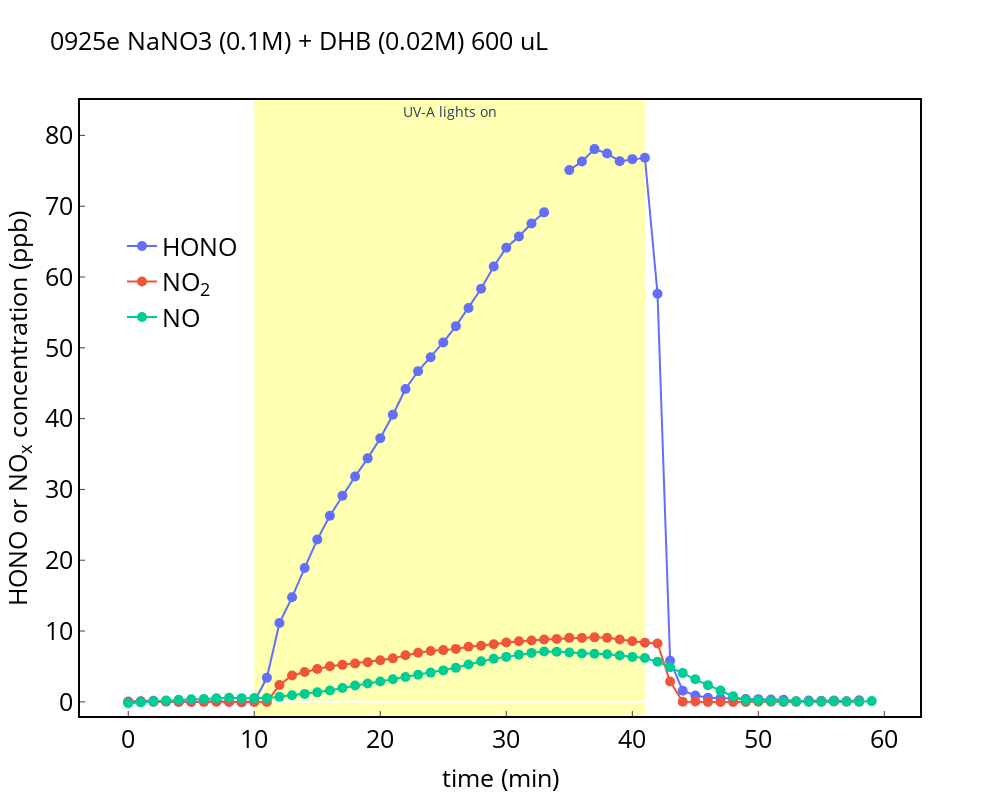

The code cell stored with this chart in its notebook:
### Code cell
df=pd.merge(pd.merge(pd.merge(df_hono_icad,df_no2_icad,on='date_time'),df_nox_t200,on='date_time'),df_rh,on='date_time')
# df=pd.merge(pd.merge(df_hono_icad,df_no2_icad,on='date_time'),df_nox_t200,on='date_time')
# df=pd.merge(df_hono_icad,df_no2_icad,on='date_time')

# correct HONO background
print(df[df['date_time'] == '2023-09-25 16:53:00'])

# df.hono=df.hono-df.hono[46:76].mean()
time_start=506-10
df=df[time_start:time_start+60]
# df=df[time_start:time_start+39]

x_minutes=(df['date_time'] - df['date_time'][time_start]).dt.total_seconds().div(60).astype(int)
df['x_minutes']=x_minutes

x= df.x_minutes
# x= df.date_time

fig_1= go.Figure()
fig_1.add_trace(go.Scatter(x=x,y=df.hono,yaxis = "y1",mode='markers+lines',marker_size=10,line_width=2,name="HONO"))
fig_1.add_trace(go.Scatter(x= x,y=df.no2,yaxis = "y1",mode='markers+lines',marker_size=10,line_width=2,name="NO<sub>2</sub>"))
fig_1.add_trace(go.Scatter(x= x,y=df.no,yaxis = "y1",mode='markers+lines',marker_size=10,line_width=2,name="NO"))

# fig_1.add_trace(go.Scatter(x= df.date_time,y=df.no,yaxis = "y1",mode='markers+lines',marker_size=10,line_width=2,name="NO"))
# fig_1.add_trace(go.Scatter(x= df.date_time,y=df.no+df.no2+df.hono,yaxis = "y1",mode='markers+lines',marker_size=10,line_width=2,name="no"))
fig_1.update_layout(title='0925e NaNO3 (0.1M) + DHB (0.02M) 600 uL ',titlefont=dict(color="black",size=25))
# fig_1.update_layout( bargap=0)
fig_1.update_layout(
  plot_bgcolor = 'white',paper_bgcolor = 'white',autosize=False,width=1000, height=800,
    xaxis=dict( title="time (min)",titlefont=dict(color="black",size=25),showline=True, mirror= True,tickfont=dict(color='black',size=25 ),linecolor="black", linewidth=2,ticks='inside'),
    yaxis=dict( title='HONO or NO<sub>x</sub> concentration (ppb)', 
               range=[-2,85],
               titlefont=dict(color="black",size=25),mirror= True,tickfont=dict(color='black',size=25 ),linecolor="black", linewidth=2,ticks='inside'),
    yaxis2=dict(title='',titlefont=dict(color="black",size=25),tickfont=dict(color="black" ,size=25),ticks='inside',anchor="free",overlaying="y", side="right", position=1, linecolor="black", linewidth=2,showticklabels = True) )
fig_1.update_layout(legend=dict(yanchor="top",y=0.8 ,xanchor="left",x=0.05,  font=dict( size=25,color="black")))
fig_1.update_layout(xaxis=dict(showgrid=False),
              yaxis=dict(showgrid=False)
)

fig_1.add_vrect(x0=10, x1=41,annotation_text="UV-A lights on", annotation_position="top",annotation_font_size=14,fillcolor="yellow", opacity=0.3,layer="below", line_width=0)
# fig_1.add_vrect(x0=30, x1=36,annotation_text="UV-A lights off", annotation_position="top",annotation_font_size=14,fillcolor="grey", opacity=0.3,layer="below", line_width=0)
# fig_1.add_vrect(x0=36 , x1=36+10,annotation_text="bypass", annotation_position="top",annotation_font_size=14,fillcolor="white", opacity=0.3,layer="below", line_width=0)

config = {'displayModeBar': True}
fig_1.show(config=config)
# fig_1.to_image('3.jpeg')

### Figure 1 — Plotly figure (JSON) as saved in the notebook; plotly's stock layout.template omitted (floating-point values rounded to 4 significant figures)
{"data": [{"line": {"width": 2}, "marker": {"size": 10}, "mode": "markers+lines", "name": "HONO", "type": "scatter", "x": [0, 1, 2, 3, 4, 5, 6, 7, 8, 9, 10, 11, 12, 13, 14, 15, 16, 17, 18, 19, 20, 21, 22, 23, 24, 25, 26, 27, 28, 29, 30, 31, 32, 33, 34, 35, 36, 37, 38, 39, 40, 41, 42, 43, 44, 45, 46, 47, 48, 49, 50, 51, 52, 53, 54, 55, 56, 57, 58, 59], "y": [0.03933, 0.07983, 0.1448, 0.0675, -0.0095, -0.01433, 0.05917, 0.079, -0.03467, -0.07367, 0.005167, 3.394, 11.12, 14.76, 18.91, 22.92, 26.29, 29.1, 31.82, 34.39, 37.23, 40.55, 44.19, 46.71, 48.68, 50.76, 53.06, 55.62, 58.34, 61.49, 64.14, 65.72, 67.55, 69.13, null, 75.1, 76.32, 78.07, 77.45, 76.35, 76.65, 76.84, 57.65, 5.796, 1.577, 0.8932, 0.5702, 0.493, 0.4645, 0.3885, 0.3782, 0.3368, 0.2788, 0.0915, 0.1882, 0.143, 0.1753, 0.07367, 0.2317, null], "yaxis": "y"}, {"line": {"width": 2}, "marker": {"size": 10}, "mode": "markers+lines", "name": "NO<sub>2</sub>", "type": "scatter", "x": [0, 1, 2, 3, 4, 5, 6, 7, 8, 9, 10, 11, 12, 13, 14, 15, 16, 17, 18, 19, 20, 21, 22, 23, 24, 25, 26, 27, 28, 29, 30, 31, 32, 33, 34, 35, 36, 37, 38, 39, 40, 41, 42, 43, 44, 45, 46, 47, 48, 49, 50, 51, 52, 53, 54, 55, 56, 57, 58, 59], "y": [-0.02622, 0.0484, -0.0086, 0.03242, 0.01827, 0.01092, -0.00355, 0.01617, 0.002883, -0.01582, -0.002217, -0.01357, 2.377, 3.714, 4.217, 4.632, 5.033, 5.225, 5.407, 5.596, 5.872, 6.141, 6.59, 6.941, 7.173, 7.305, 7.477, 7.772, 7.918, 8.134, 8.374, 8.563, 8.653, 8.811, 8.881, 9.038, 9.034, 9.109, 9.035, 8.795, 8.567, 8.343, 8.242, 2.864, 0.0079, 0.04808, -0.01662, -0.03158, -0.02868, -0.009417, 0.00085, 0.01077, -0.00672, 0.0095, 0.01958, 0.02895, 0.06528, 0.03653, 0.0305, null], "yaxis": "y"}, {"line": {"width": 2}, "marker": {"size": 10}, "mode": "markers+lines", "name": "NO", "type": "scatter", "x": [0, 1, 2, 3, 4, 5, 6, 7, 8, 9, 10, 11, 12, 13, 14, 15, 16, 17, 18, 19, 20, 21, 22, 23, 24, 25, 26, 27, 28, 29, 30, 31, 32, 33, 34, 35, 36, 37, 38, 39, 40, 41, 42, 43, 44, 45, 46, 47, 48, 49, 50, 51, 52, 53, 54, 55, 56, 57, 58, 59], "y": [-0.2, -0.09, 0.04, 0.2, 0.3, 0.35, 0.4, 0.505, 0.585, 0.52, 0.53, 0.525, 0.705, 0.92, 1.12, 1.342, 1.61, 1.955, 2.3, 2.6, 2.865, 3.2, 3.515, 3.835, 4.13, 4.44, 4.8, 5.28, 5.72, 6.075, 6.35, 6.663, 6.91, 7.1, 7.09, 6.965, 6.83, 6.8, 6.72, 6.535, 6.345, 6.195, 5.675, 4.895, 4.06, 3.185, 2.358, 1.585, 0.785, 0.23, 0.19, 0.1, 0.035, 0.035, 0.03, 0.035, 0.07, 0.035, 0.03, 0.105], "yaxis": "y"}], "layout": {"annotations": [{"font": {"size": 14}, "showarrow": false, "text": "UV-A lights on", "x": 25.5, "xanchor": "center", "xref": "x", "y": 1, "yanchor": "top", "yref": "y domain"}], "autosize": false, "height": 800, "legend": {"font": {"color": "black", "size": 25}, "x": 0.05, "xanchor": "left", "y": 0.8, "yanchor": "top"}, "paper_bgcolor": "white", "plot_bgcolor": "white", "shapes": [{"fillcolor": "yellow", "layer": "below", "line": {"width": 0}, "opacity": 0.3, "type": "rect", "x0": 10, "x1": 41, "xref": "x", "y0": 0, "y1": 1, "yref": "y domain"}], "title": {"font": {"color": "black", "size": 25}, "text": "0925e NaNO3 (0.1M) + DHB (0.02M) 600 uL "}, "width": 1000, "xaxis": {"linecolor": "black", "linewidth": 2, "mirror": true, "showgrid": false, "showline": true, "tickfont": {"color": "black", "size": 25}, "ticks": "inside", "title": {"font": {"color": "black", "size": 25}, "text": "time (min)"}}, "yaxis": {"linecolor": "black", "linewidth": 2, "mirror": true, "range": [-2, 85], "showgrid": false, "tickfont": {"color": "black", "size": 25}, "ticks": "inside", "title": {"font": {"color": "black", "size": 25}, "text": "HONO or NO<sub>x</sub> concentration (ppb)"}}, "yaxis2": {"anchor": "free", "linecolor": "black", "linewidth": 2, "overlaying": "y", "position": 1, "showticklabels": true, "side": "right", "tickfont": {"color": "black", "size": 25}, "ticks": "inside", "title": {"font": {"color": "black", "size": 25}, "text": ""}}}}
